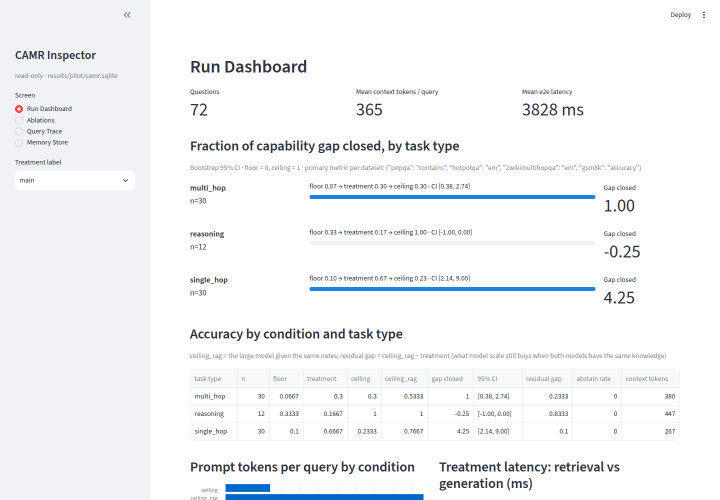
#> input picture docs/figures/inspector/main_1_run_dashboard.png, 1440 x 1000 px, found by its file name (shown at 1/2 size)
$ python annotate_screenshots.py
#> lines starting #> are read from the running program, lines starting #| are printed output that depends on the picture
"""Add numbered "click here" markers to inspector screenshots for the setup guide.

Input screenshots come from scripts/screenshot_inspector.py (1440 px wide).
Each marker is a highlight box around the control plus a numbered badge and a
short instruction, so the README can say "step 2: click the marked radio".
"""

from __future__ import annotations

from pathlib import Path

from PIL import Image, ImageDraw, ImageFont

SRC = Path("docs/figures/inspector")
OUT = Path("docs/figures/setup")
FONT = "/usr/share/fonts/truetype/dejavu/DejaVuSans-Bold.ttf"
ACCENT = "#eb6834"  # orange from the validated figure palette; stands out on the light UI

# (source image, output name, [(box x0, y0, x1, y1), badge number, label, label position]).
STEPS = {
    "inspector_select_run.png": ("main_1_run_dashboard.png", [
        ((26, 336, 274, 386), 1, "Pick the run (treatment label)", (26, 396)),
        ((26, 206, 160, 228), 2, "Run Dashboard = headline results", (170, 205)),
        ((604, 362, 1196, 404), 3, "Gap closed per task type", (720, 412)),
    ]),
    "inspector_query_trace.png": ("grow-100_3_query_trace.png", [
        ((26, 252, 140, 274), 1, "Click Query Trace", (150, 251)),
        ((376, 198, 1364, 240), 2, "Choose the benchmark run", (900, 160)),
        ((376, 282, 1364, 324), 3, "Choose a question", (900, 330)),
        ((376, 620, 1364, 696), 4, "Admitted notes (what the model read)", (760, 700)),
    ]),
    "inspector_memory_store.png": ("grow-100_4_memory_store.png", [
        ((26, 274, 150, 296), 1, "Click Memory Store", (160, 273)),
    ]),
    "inspector_ablations.png": ("main_2_ablations.png", [
        ((26, 230, 130, 252), 1, "Click Ablations", (140, 229)),
    ]),
}


def badge(d: ImageDraw.ImageDraw, x: int, y: int, n: int, font) -> None:
    d.ellipse([x - 15, y - 15, x + 15, y + 15], fill=ACCENT, outline="white", width=3)
    d.text((x, y), str(n), font=font, fill="white", anchor="mm")


def main() -> None:
    OUT.mkdir(parents=True, exist_ok=True)
    big, small = ImageFont.truetype(FONT, 18), ImageFont.truetype(FONT, 17)
    for out_name, (src, marks) in STEPS.items():
        img = Image.open(SRC / src).convert("RGB")
#> img is the input picture: PIL image 1440x1000 RGB; mean R, G, B 244.5, 246, 248.2
        d = ImageDraw.Draw(img)
        for (x0, y0, x1, y1), n, label, (lx, ly) in marks:
            d.rounded_rectangle([x0, y0, x1, y1], radius=6, outline=ACCENT, width=4)
            badge(d, x0 - 2, y0 - 2, n, big)
            tw = d.textlength(label, font=small)
            d.rounded_rectangle([lx, ly, lx + tw + 20, ly + 28], radius=6, fill=ACCENT)
            d.text((lx + 10, ly + 14), label, font=small, fill="white", anchor="lm")
#> this loop made 3 passes
#> tw on passes 1 to 3: 287.2, 327.8, 238.7
        img.save(OUT / out_name)
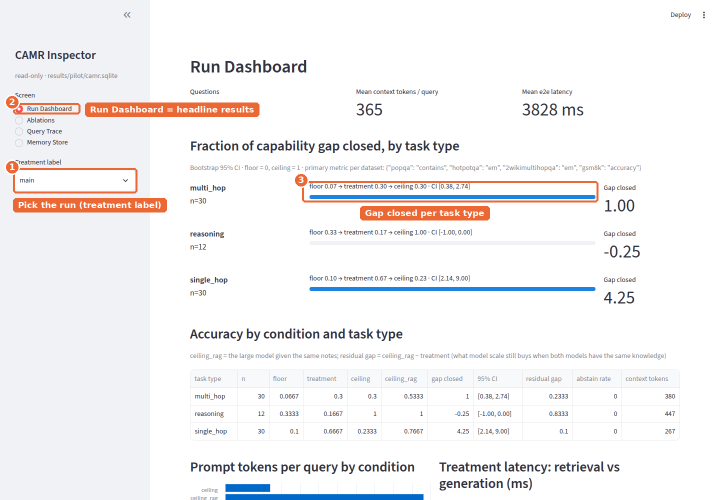
#> saved as inspector_select_run.png: PIL image 1440x1000 RGB (shown at 1/2 size); mean R, G, B 244.2, 242.9, 243.8
        print("wrote", OUT / out_name)
#> pass 2 of the loop in main, `for out_name, (src, marks) in STEPS.items():`:
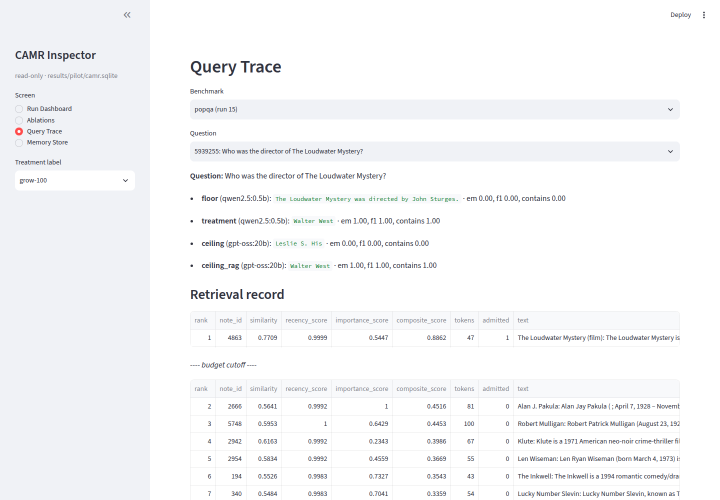
#> input picture docs/figures/inspector/grow-100_3_query_trace.png, 1440 x 1000 px, found by its file name (shown at 1/2 size)
#> in main, img is the input picture: PIL image 1440x1000 RGB; mean R, G, B 246.9, 247.5, 248.8
#> the loop in main, `for (x0, y0, x1, y1), n, label, (lx, ly) in marks:` made 4 passes
#> tw on passes 1 to 4: 166.1, 258.6, 176.6, 369.2
#> in main, `img.save(OUT / out_name)`:
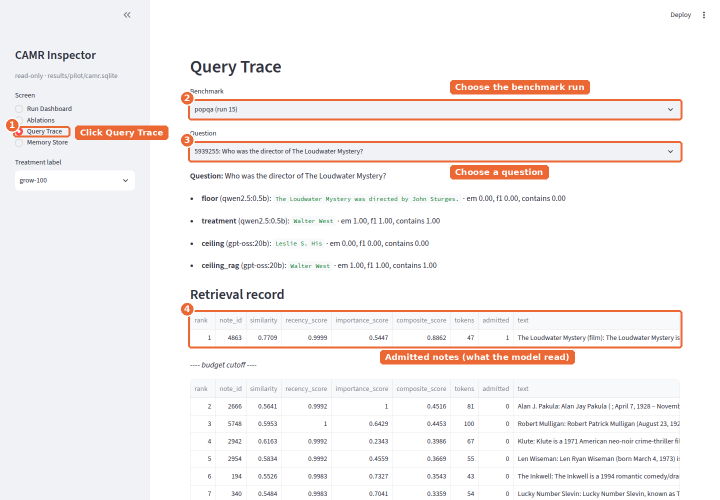
#> saved as inspector_query_trace.png: PIL image 1440x1000 RGB (shown at 1/2 size); mean R, G, B 246.3, 242.1, 241.5
#> pass 3 of the loop in main, `for out_name, (src, marks) in STEPS.items():`:
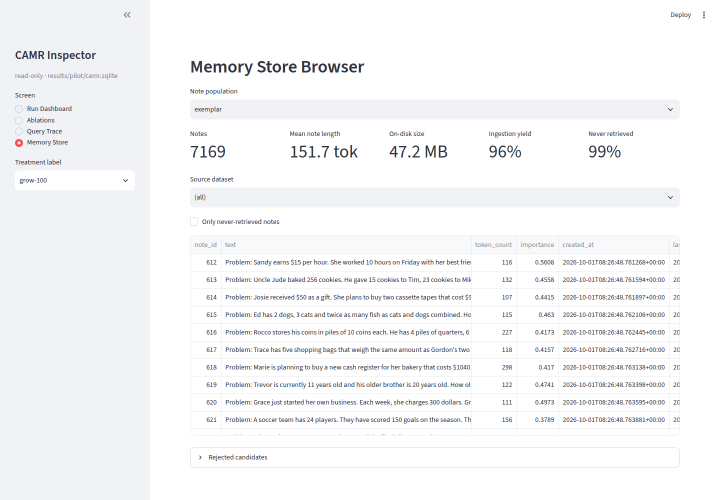
#> input picture docs/figures/inspector/grow-100_4_memory_store.png, 1440 x 1000 px, found by its file name (shown at 1/2 size)
#> in main, img is the input picture: PIL image 1440x1000 RGB; mean R, G, B 246, 246.5, 247.9
#> the loop in main, `for (x0, y0, x1, y1), n, label, (lx, ly) in marks:` made 1 pass
#> tw on pass 1: 186.6
#> in main, `img.save(OUT / out_name)`:
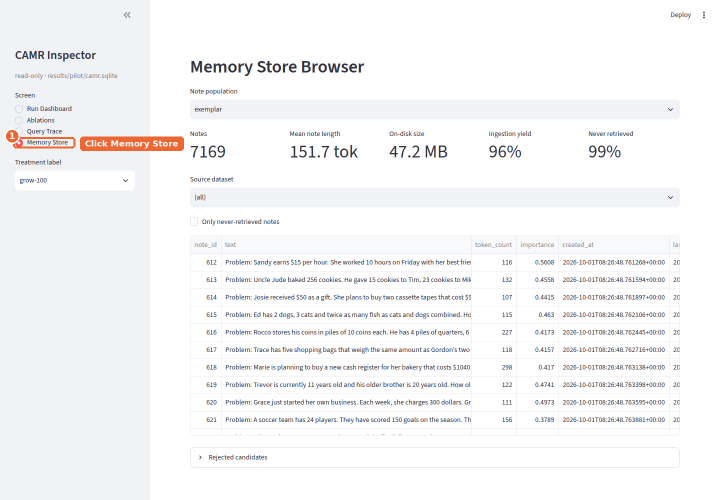
#> saved as inspector_memory_store.png: PIL image 1440x1000 RGB (shown at 1/2 size); mean R, G, B 246, 245.9, 247
#> the loop made 4 passes; the first 3 are shown


if __name__ == "__main__":
#> (the run stopped early here; a loop or call above may not have finished)
